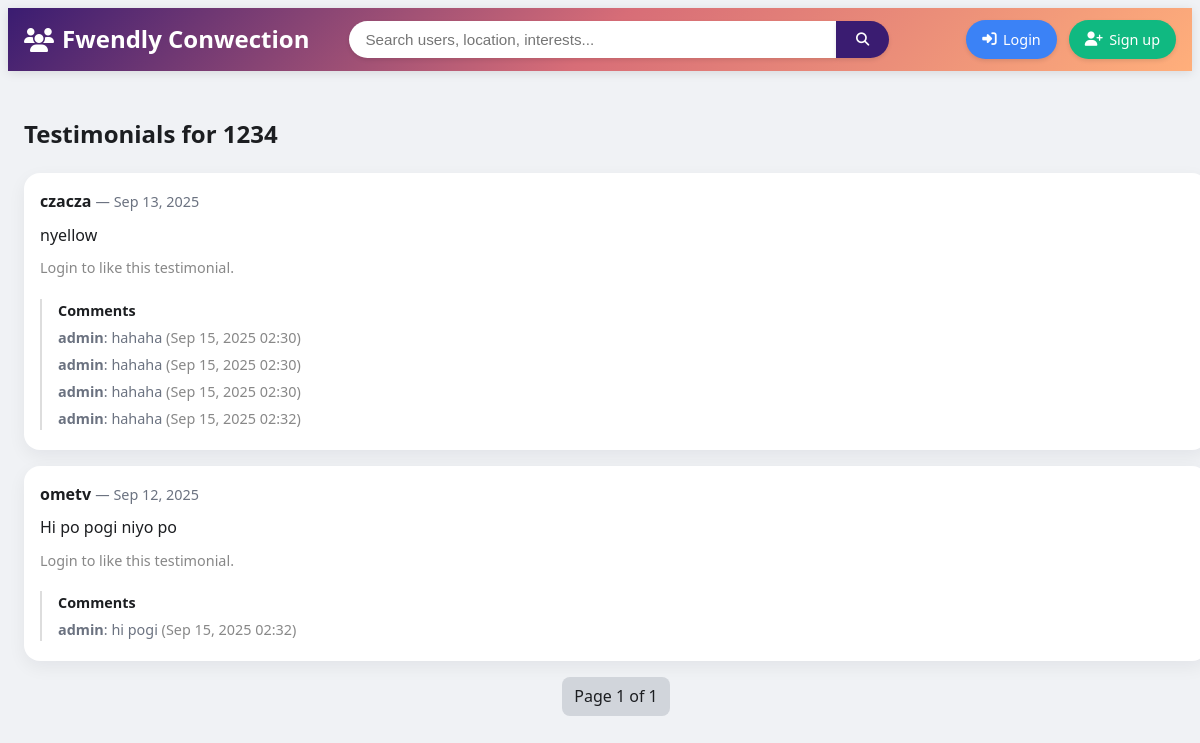
The page /testimonials/view/1234/ on the database as committed earlier.
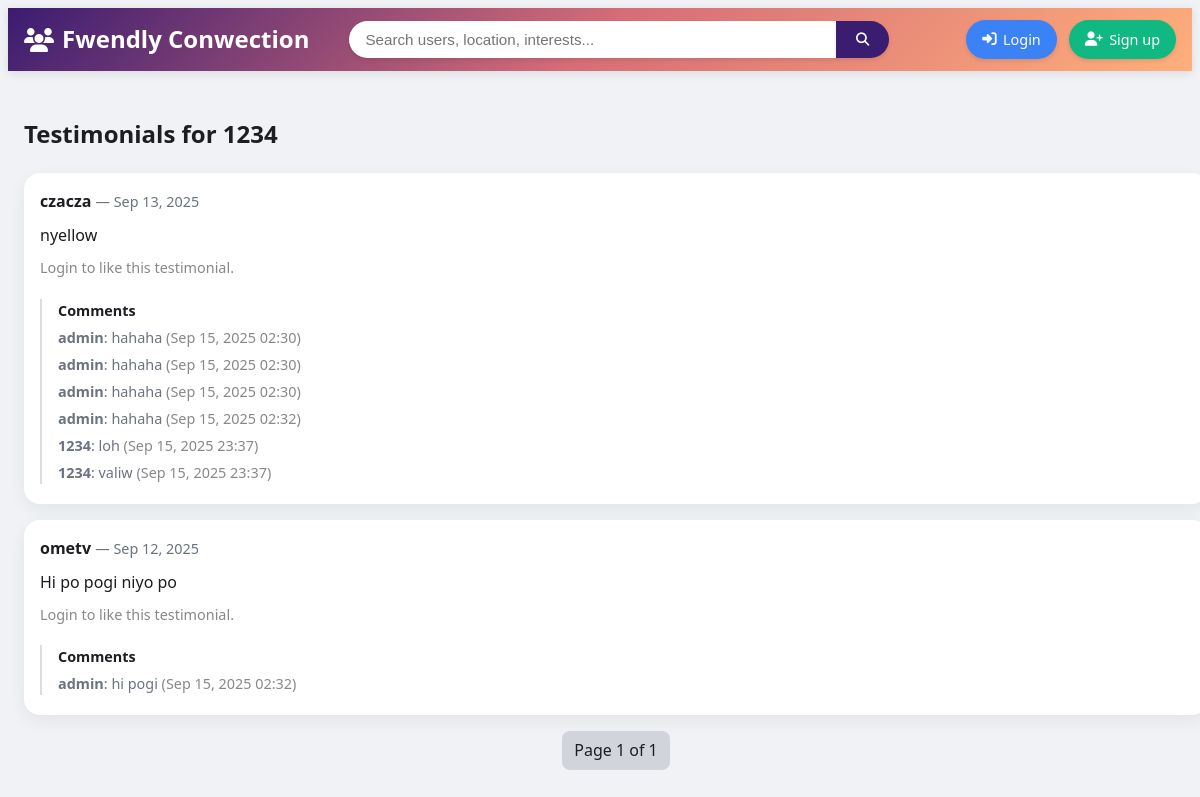
The same page on the database as committed later.
### testimonials/models.py (models this page shows, shortened)
class Testimonial(models.Model):
    author = models.ForeignKey(User, related_name='testimonials_written', on_delete=models.CASCADE)
    target = models.ForeignKey(User, related_name='testimonials_received', on_delete=models.CASCADE)
    content = models.TextField()
    created_at = models.DateTimeField(auto_now_add=True)
    likes = models.ManyToManyField(User, related_name="testimonial_likes", blank=True)

class Comment(models.Model):
    testimonial = models.ForeignKey(Testimonial, related_name="comments", on_delete=models.CASCADE)
    author = models.ForeignKey(User, related_name="comments_written", on_delete=models.CASCADE)
    content = models.TextField()
    created_at = models.DateTimeField(auto_now_add=True)

### testimonials/views.py (the view)
# urls.py: path('view/<str:username>/', views.view_testimonials, name='testimonial_list'),
def view_testimonials(request, username):
    target = get_object_or_404(User, username=username)
    testimonials_qs = target.testimonials_received.all().order_by('-created_at')
    paginator = Paginator(testimonials_qs, 6)
    page_number = request.GET.get('page')
    page_obj = paginator.get_page(page_number)
    return render(request, 'testimonials/list.html', {'page_obj': page_obj, 'target': target})

### templates/testimonials/list.html (shortened to what this page needs)
{% extends 'base.html' %}
{% block content %}
<h2>Testimonials for {{ target.username }}</h2>
<div style="margin-top:0.75rem;">
  {% for t in page_obj %}
    <div class="card" style="margin-bottom:1rem; padding:1rem;">
      <div style="font-weight:600;">
        {{ t.author.username }}
        <span class="small" style="font-weight:400;">— {{ t.created_at|date:'M d, Y' }}</span>
      </div>
      <div style="margin-top:0.5rem;">{{ t.content }}</div>
      {% if user.is_authenticated %}
        <form method="post" action="{% url 'like_testimonial' t.id %}" style="margin-top:0.5rem;">
          {% csrf_token %}
          {% if user in t.likes.all %}
            <button type="submit" class="btn btn-red">❤️ Unlike ({{ t.total_likes }})</button>
          {% else %}
            <button type="submit" class="btn btn-blue">🤍 Like ({{ t.total_likes }})</button>
          {% endif %}
        </form>
      {% else %}
        <p class="small" style="color:#888; margin-top:0.5rem;">Login to like this testimonial.</p>
      {% endif %}
      <div style="margin-top:0.75rem; padding-left:1rem; border-left:2px solid #ddd;">
        <h4 style="margin-bottom:0.25rem; font-size:0.9rem;">Comments</h4>
        {% for c in t.comments.all %}
          <p class="small" style="margin:0.25rem 0;">
            <strong>{{ c.author.username }}</strong>: {{ c.content }}
            <span class="small" style="color:#888;">({{ c.created_at|date:"M d, Y H:i" }})</span>
          </p>
        {% empty %}
          <p class="small" style="color:#888;">No comments yet.</p>
        {% endfor %}
      </div>
    </div>
  {% endfor %}
</div>
<div class="pager">
  <div class="current">Page {{ page_obj.number }} of {{ page_obj.paginator.num_pages }}</div>
</div>
{% endblock %}

Rows that differ between the two databases and show on the page:
added Comment: author.username "1234", content "loh", created_at "Sep 15, 2025 23:37", shown under Testimonial "nyellow"
added Comment: author.username "1234", content "valiw", created_at "Sep 15, 2025 23:37", shown under Testimonial "nyellow"
